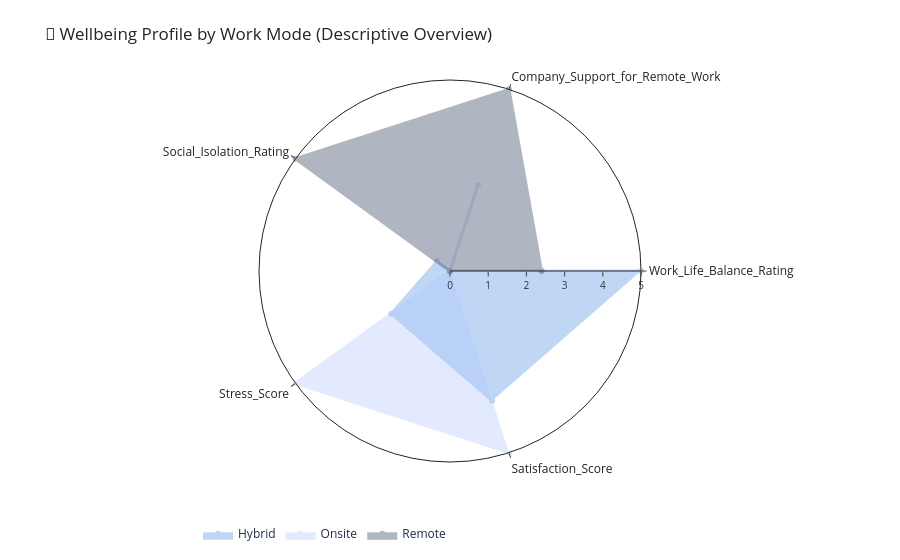

This figure's notebook cell:
### Markdown cell above
### Q2. Radar chart

### Code cell
import plotly.graph_objects as go
import pandas as pd
from sklearn.preprocessing import MinMaxScaler

# --- Map & prepare ---
df_radar = df.copy()
stress_map = {"Low": 3, "Medium": 2, "High": 1}
satisfaction_map = {"Unsatisfied": 1, "Neutral": 2, "Satisfied": 3}
df_radar["Stress_Score"] = df_radar["Stress_Level"].map(stress_map)
df_radar["Satisfaction_Score"] = df_radar["Satisfaction_with_Remote_Work"].map(satisfaction_map)
df_radar["Social_Isolation_Rating"] = 6 - df_radar["Social_Isolation_Rating"]

data = df_radar.groupby("Work_Location")[[
    "Work_Life_Balance_Rating",
    "Company_Support_for_Remote_Work",
    "Social_Isolation_Rating",
    "Stress_Score",
    "Satisfaction_Score"
]].mean()

# --- Normalize 0–5 range for better visual contrast ---
scaler = MinMaxScaler(feature_range=(0,5))
data_scaled = pd.DataFrame(scaler.fit_transform(data), index=data.index, columns=data.columns)

# --- Brand colors ---
colors = {
    "Remote": "#1E2E4F",     # dark blue (brand core)
    "Hybrid": "#4A90E2",     # nordic blue
    "Onsite": "#B0C4FF"      # soft ice blue
}

# --- Plotly radar chart ---
fig = go.Figure()

for loc in data_scaled.index:
    fig.add_trace(go.Scatterpolar(
        r=data_scaled.loc[loc].values,
        theta=data_scaled.columns,
        fill='toself',
        name=loc,
        line=dict(color=colors[loc], width=3),
        fillcolor=colors[loc],
        opacity=0.35,
        mode='lines+markers'
    ))

fig.update_layout(
    title="💙 Wellbeing Profile by Work Mode (Descriptive Overview)",
    polar=dict(
        radialaxis=dict(
            visible=True,
            range=[0,5],
            tickfont=dict(size=10, color="#333"),
            gridcolor="rgba(0,0,0,0.1)"
        ),
        bgcolor="white"
    ),
    legend=dict(
        orientation="h",
        y=-0.15,
        x=0.2,
        font=dict(size=12, color="#1E2E4F")
    ),
    template="simple_white",
    margin=dict(l=30, r=30, t=80, b=60)
)

fig.show()

### Figure 1 — Plotly figure (JSON) as saved in the notebook; plotly's stock layout.template omitted (floating-point values rounded to 4 significant figures)
{"data": [{"fill": "toself", "fillcolor": "#4A90E2", "line": {"color": "#4A90E2", "width": 3}, "mode": "lines+markers", "name": "Hybrid", "opacity": 0.35, "r": [5, 0, 0.4226, 1.899, 3.569], "theta": ["Work_Life_Balance_Rating", "Company_Support_for_Remote_Work", "Social_Isolation_Rating", "Stress_Score", "Satisfaction_Score"], "type": "scatterpolar"}, {"fill": "toself", "fillcolor": "#B0C4FF", "line": {"color": "#B0C4FF", "width": 3}, "mode": "lines+markers", "name": "Onsite", "opacity": 0.35, "r": [0, 2.37, 0, 5, 5], "theta": ["Work_Life_Balance_Rating", "Company_Support_for_Remote_Work", "Social_Isolation_Rating", "Stress_Score", "Satisfaction_Score"], "type": "scatterpolar"}, {"fill": "toself", "fillcolor": "#1E2E4F", "line": {"color": "#1E2E4F", "width": 3}, "mode": "lines+markers", "name": "Remote", "opacity": 0.35, "r": [2.396, 5, 5, 0, 0], "theta": ["Work_Life_Balance_Rating", "Company_Support_for_Remote_Work", "Social_Isolation_Rating", "Stress_Score", "Satisfaction_Score"], "type": "scatterpolar"}], "layout": {"legend": {"font": {"color": "#1E2E4F", "size": 12}, "orientation": "h", "x": 0.2, "y": -0.15}, "margin": {"b": 60, "l": 30, "r": 30, "t": 80}, "polar": {"bgcolor": "white", "radialaxis": {"gridcolor": "rgba(0,0,0,0.1)", "range": [0, 5], "tickfont": {"color": "#333", "size": 10}, "visible": true}}, "title": {"text": "💙 Wellbeing Profile by Work Mode (Descriptive Overview)"}}}
